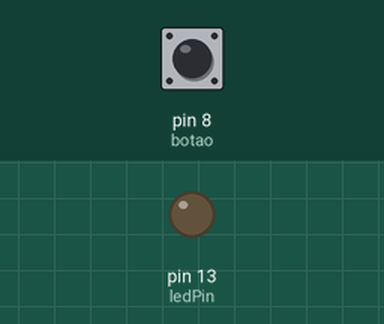
Recording of a sketch running on a simulated Arduino Uno, built with avr-gcc and run on an emulated ATmega328P. On the bench: output pins drawn as LEDs (lit = HIGH). The inputs (shaded band) are chosen by the test bench; at power-on: pin 8 (botao) HIGH.

Above: at 1.2 s.
1.3 s: pin 8 (botao) pulled LOW for 0.15 s
At 1.37 s:
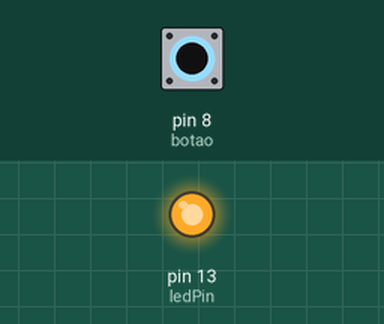
2.9 s: pin 8 (botao) pulled LOW for 3.2 s
At 6.4 s:
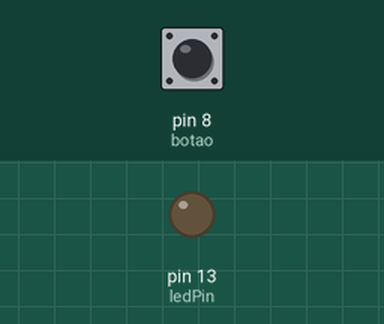
Timing chart, 0 to 7.9 s (numbered marks = the images above; inputs shaded):
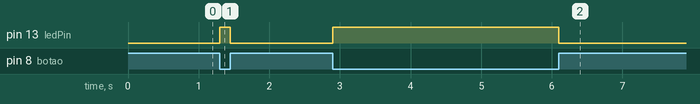

Measured:
- after the input at 1.3 s, pin 13 (ledPin): LOW → HIGH at once, → LOW 0.15 s later
- after the input at 2.9 s, pin 13 (ledPin): LOW → HIGH at once, → LOW 3.2 s later

The sketch:

Blink_led_w_button.ino
```cpp
/*
 * Autor: Gabriel Pellegrino da Silva
 * Programa destinado a fazer um led vermelho piscar ao
 * ser pressionado um botao.
*/

int ledPin = 13;
int botao = 8;
int estadoBotao = 0;

void setup() {
  pinMode(ledPin, OUTPUT);
  pinMode(botao, INPUT);
}

void loop() {
  estadoBotao = digitalRead(botao);

  if(estadoBotao == LOW) {
    digitalWrite(ledPin, HIGH);
  }
  else {
    digitalWrite(ledPin, LOW);
  }
}
```
